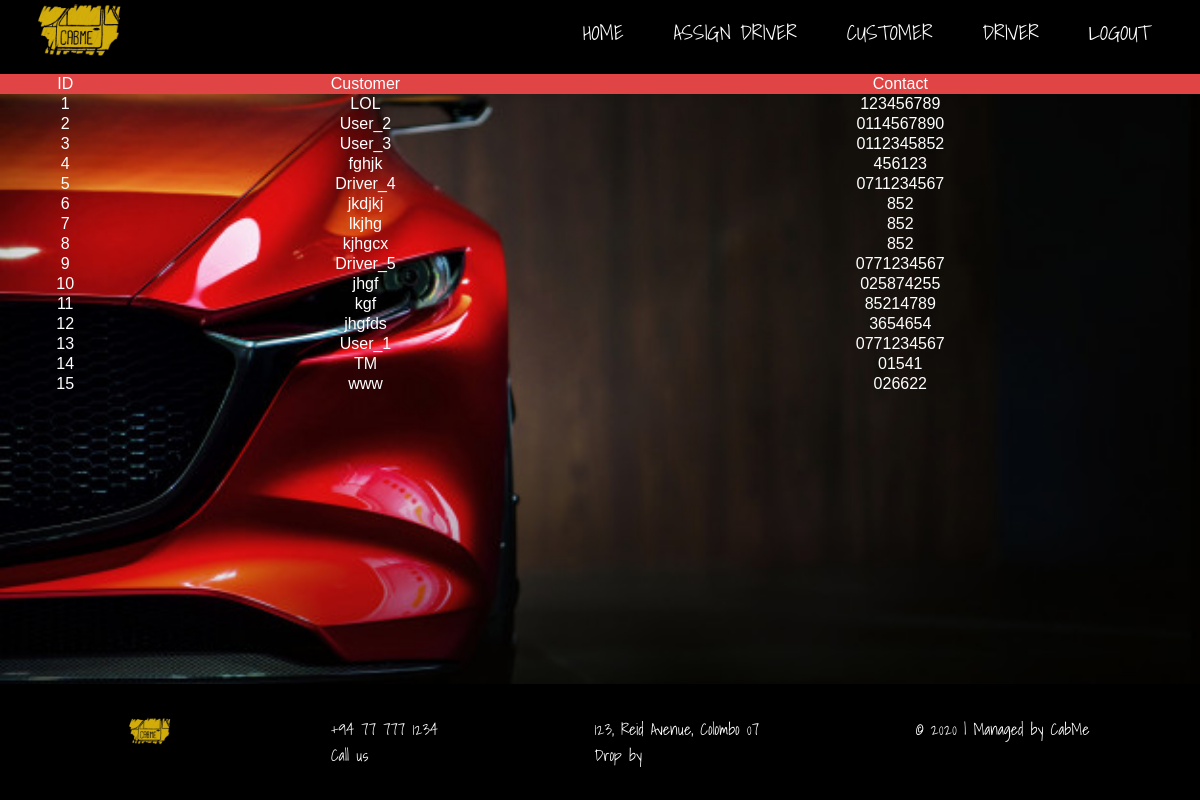
The page /admin/customers.php (signed in) on the database its author committed.
### tables this page shows
CREATE TABLE IF NOT EXISTS `user` (
  `id` int(11) NOT NULL AUTO_INCREMENT,
  `username` varchar(50) NOT NULL,
  `password` varchar(20) NOT NULL,
  `contact_no` varchar(10) NOT NULL,
  PRIMARY KEY (`id`)
);

### admin/customers.php (the view, shortened to what this page needs)
<!DOCTYPE html>
<html lang="en" dir="ltr">
<head>
  <link rel="stylesheet" href="../css/styles.css">
</head>
<body>
  <?php
  if(!isset($_SESSION["loggedInAdminID"]))
  {
    include "../includes/admin-header-loggedOut.php";
  }else {
    include "../includes/admin-header-loggedIn.php";
  }
  ?>
  <table>
    <tr class="th">
      <td>ID</td>
      <td>Customer</td>
      <td>Contact</td>
    </tr>
    <?php
    include "../database/dbconfig.php";
    $sql = "SELECT * FROM `user`";
    $result = mysqli_query($con,$sql);
    while($row = mysqli_fetch_assoc($result)){
      ?>
      <tr>
        <td><?php echo $row['id']; ?></td>
        <td><?php echo $row['username']; ?></td>
        <td><?php echo $row['contact_no']; ?></td>
      </tr>
      <?php
    }
    ?>
  </table>
</body>
<footer>
  <div class="position">
	<?php
	  include "../includes/footer.php";
	?>
	</div>
</footer>
</html>

### css/styles.css (style rules this page uses)
body { font-family: ShadowsIntoLight-Regular; margin: 0; }
.position { position: fixed; background-color: black; color: white; bottom: 0; left: 0; width: 100%; }

### admin/customers.php (style rules this page uses)
body { background-image: url(../images/page.jpg); background-repeat: no-repeat; width: 100%; background-size: cover; }
table { width: 100%; text-align: center; font-family: sans-serif; border-collapse: collapse; color: white; }
.th { background-color: #e04444; color: white; }

### rows shown on the page
user: id "1", username "LOL", contact_no "123456789"
user: id "2", username "User_2", contact_no "0114567890"
user: id "3", username "User_3", contact_no "0112345852"
user: id "4", username "fghjk", contact_no "456123"
user: id "5", username "Driver_4", contact_no "0711234567"
user: id "6", username "jkdjkj", contact_no "852"
user: id "7", username "lkjhg", contact_no "852"
user: id "8", username "kjhgcx", contact_no "852"
user: id "9", username "Driver_5", contact_no "0771234567"
user: id "10", username "jhgf", contact_no "025874255"
user: id "11", username "kgf", contact_no "85214789"
user: id "12", username "jhgfds", contact_no "3654654"
user: id "13", username "User_1", contact_no "0771234567"
user: id "14", username "TM", contact_no "01541"
user: id "15", username "www", contact_no "026622"
